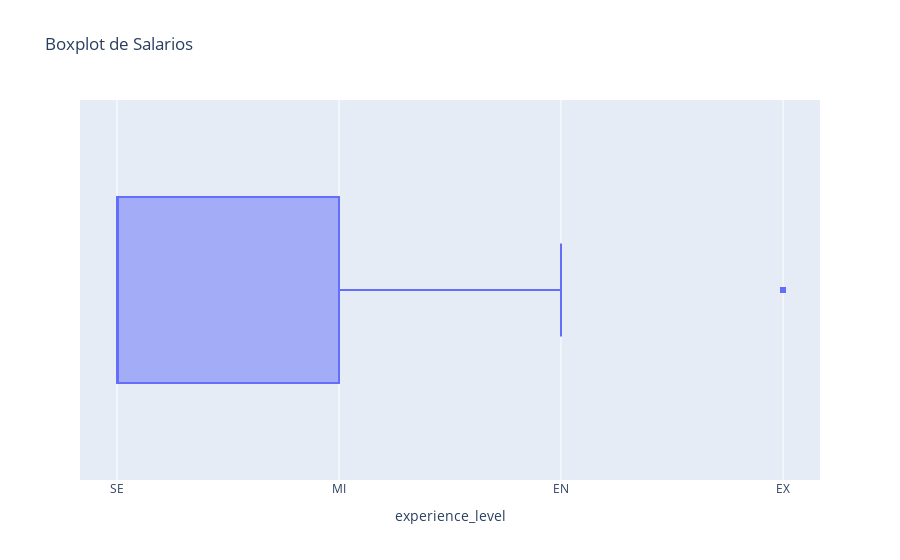

Notebook code cell kept with this figure:
### Code cell
print(df.salary_in_usd.describe())
# Crear el boxplot
fig = px.box(df, x='experience_level', title='Boxplot de Salarios')
# Mostrar la figura
fig.show()

### Figure 1 — Plotly figure (JSON) as saved in the notebook; plotly's stock layout.template omitted (floating-point values rounded to 4 significant figures; data arrays with more than 128 entries replaced by an {"elided": "..."} marker saying what was removed)
{"data": [{"alignmentgroup": "True", "hovertemplate": "experience_level=%{x}<extra></extra>", "legendgroup": "", "marker": {"color": "#636efa"}, "name": "", "notched": false, "offsetgroup": "", "orientation": "h", "showlegend": false, "type": "box", "x": {"elided": "3755 str values"}, "x0": " ", "xaxis": "x", "y0": " ", "yaxis": "y"}], "layout": {"boxmode": "group", "legend": {"tracegroupgap": 0}, "title": {"text": "Boxplot de Salarios"}, "xaxis": {"anchor": "y", "domain": [0, 1], "title": {"text": "experience_level"}}, "yaxis": {"anchor": "x", "domain": [0, 1]}}}
